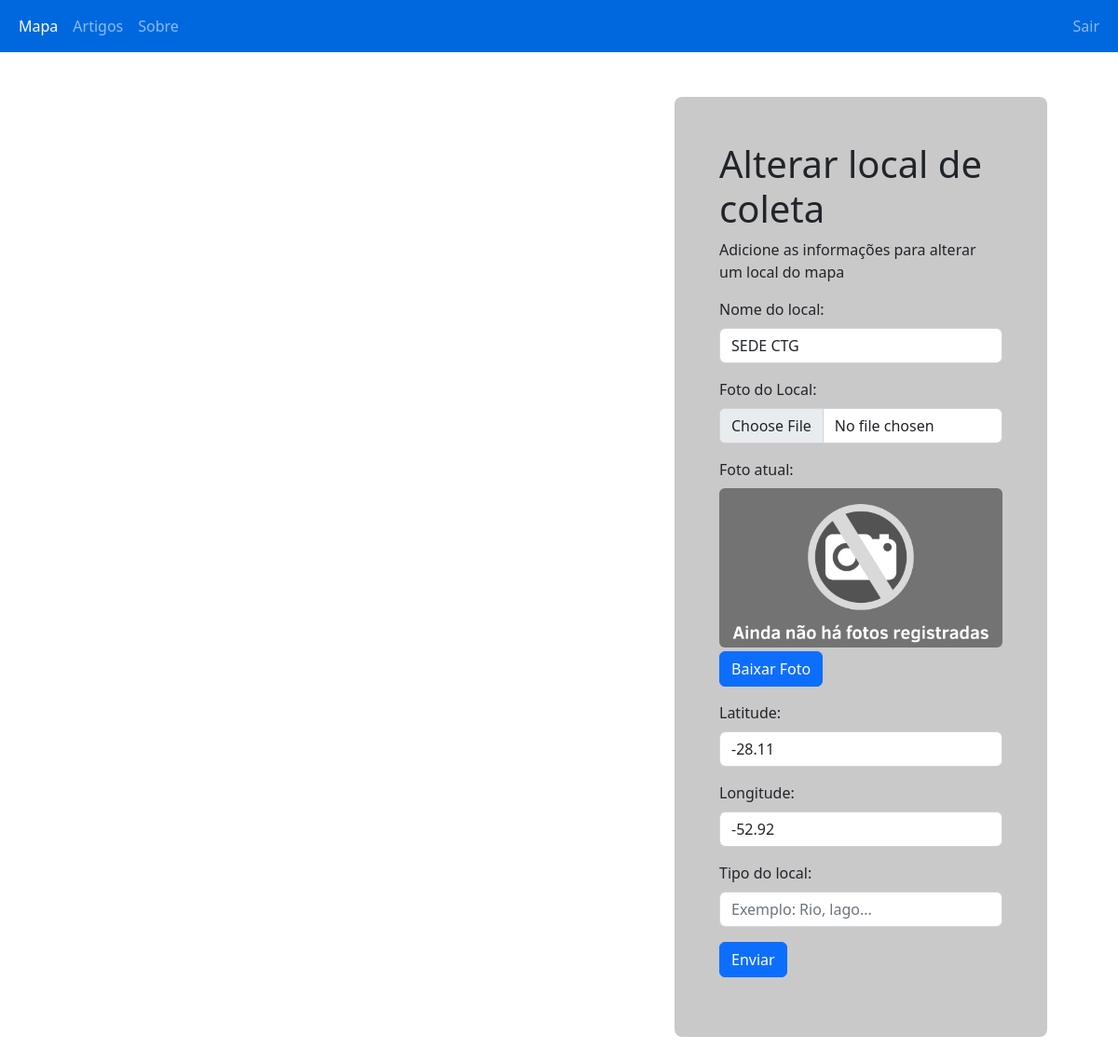
/php/editarlocal.php?ponto=4300016518 (signed in), run on the app's committed database.
### tables this page shows
CREATE TABLE `local` (
  `idLocal` int NOT NULL AUTO_INCREMENT,
  `ponto` bigint NOT NULL,
  `idCriador` int NOT NULL,
  `idEditor` int NOT NULL,
  `nome` varchar(150) NOT NULL,
  `lat` varchar(30) NOT NULL,
  `lng` varchar(30) NOT NULL,
  `tipo` varchar(100) DEFAULT NULL,
  `foto` varchar(1000) DEFAULT NULL,
  PRIMARY KEY (`idLocal`)
);

### php/editarlocal.php (the view, shortened to what this page needs)
<head>
    <link rel="stylesheet" href="../style/style.css">
    <link href="https://cdn.jsdelivr.net/npm/bootstrap@5.2.2/dist/css/bootstrap.min.css" rel="stylesheet">
    <link rel="stylesheet" href="https://unpkg.com/leaflet@1.9.2/dist/leaflet.css"integrity="sha256-sA+zWATbFveLLNqWO2gtiw3HL/lh1giY/Inf1BJ0z14="crossorigin=""/>
</head>
<?php
    include_once "navbarL.php";
    include_once "link.php";
        ?>
        <?php
    $ponto = $_GET['ponto'];
        ?>
        <?php
    $busca = mysqli_query($link,"SELECT * FROM LOCAL WHERE ponto = '$ponto'") or die (mysqli_error($link));
    $puxa = mysqli_fetch_assoc($busca);
    $nome = $puxa['nome'];
    $foto = $puxa['foto'];
    $lat = $puxa['lat'];
    $lng = $puxa['lng'];
    $tipo = $puxa['tipo'];
?>
<div class="container-fluid">
    <div class="row d-flex justify-content-center">
        <div id="map" class='col-6 mt-5' style="height: 500px;"></div>
        <div class="gray ms-5 my-5 p-5 rounded-3 col-4">
            <form action="c_editarlocal.php" method="post" enctype='multipart/form-data'>
                <h1>Alterar local de coleta</h1>
                <p>Adicione as informações para alterar um local do mapa</p>
                <div class="mb-3 mt-3">
                    <label for="nome" class="form-label">Nome do local:</label>
                    <input type="text" class="form-control" id="nome" placeholder="Nome do local" name="nome" value='<?php echo $nome?>'>
                </div>
                <div class="mb-3 mt-3">
                    <label for="foto" class="form-label">Foto do Local:</label>
                    <input type="file" class="form-control" name="foto">
                    <?php if($foto != ""){ ?>
                    <label class="mt-3" for="foto" class="form-label">Foto atual:</label>
                    <div class="ratio ratio-16x9 mt-2">
                        <img src="<?php echo $foto?>" alt="imagemLocal" class="rounded col-12">
                    </div>
                    <a class="btn btn-primary mt-1" download href="<?php echo $foto ?>">Baixar Foto</a>
                    <?php } ?>
                </div>
                <div class="mb-3">
                    <label for="lat" class="form-label">Latitude:</label>
                    <input type="text" class="form-control" id="lat" placeholder="Latitude" name="lat" readonly value="<?php echo $lat?>">
                </div>
                <div class="mb-3">
                    <label for="lng" class="form-label">Longitude:</label>
                    <input type="text" class="form-control" id="long" placeholder="Longitude" name="lng" readonly value="<?php echo $lng?>">
                </div>
                <div class="mb-3">
                    <label for="tipo" class="form-label">Tipo do local:</label>
                    <input type="text" class="form-control" placeholder="Exemplo: Rio, lago..." name="tipo" value="<?php echo $tipo?>">
                </div>
                <button type="submit" class="btn btn-primary">Enviar</button>
            </form>
        </div>
    </div>
</div>

### style/style.css (style rules this page uses)
.gray { background-color: rgb(201, 201, 201); }

### data on the page
local: nome "SEDE CTG", foto (picture), lat "-28.11", lng "-52.92"
